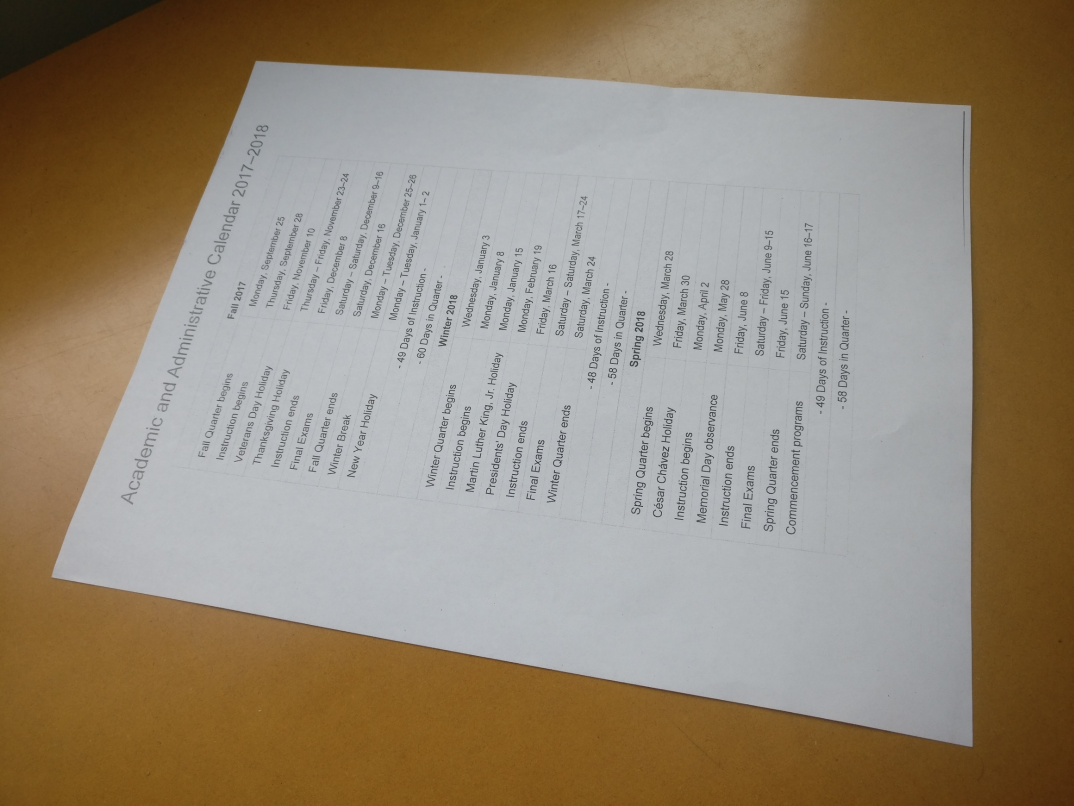
#> input picture computer_vision/photo.jpeg, 2148 x 1611 px, found by its file name (shown at 1/2 size)
$ python image_warp.py
#> lines starting #> are read from the running program, lines starting #| are printed output that depends on the picture
#> in image_warp, image is the input picture: shape (1611, 2148, 3); mean B, G, R 117.3, 135.9, 148.9
### computer_vision/cv_utils.py
import numpy as np


def homogenize(pts):
    # converts points from inhomogeneous to homogeneous coordinates
    return np.vstack((pts, np.ones((1,pts.shape[1]))))


def dehomogenize(pts):
    # converts points from homogeneous to inhomogeneous coordinates
    return pts[:-1]/pts[-1]


# [116 lines left out: functions compute_fundamental_matrix, compute_epipole, normalized_eight_pt_alg, plot_epipolar_lines, not called in this run]

### computer_vision/image_warp.py
import numpy as np
from pathlib import Path
import matplotlib.pyplot as plt
import cv2 as cv
from scipy import interpolate, ndimage
from cv_utils import *

# https://github.com/lesialin/image_warp/blob/master/image_warping.cpp
# https://www.reddit.com/r/learnpython/comments/dbbpoi/different_answers_with_same_data_matlabs_interp2/
# https://scipython.com/book/chapter-8-scipy/additional-examples/interpolation-of-an-image/

def compute_homography(pts_source, pts_target):
    assert pts_source.shape[0]==3 and pts_target.shape[0]==3
    n = pts_source.shape[1]
    A = np.zeros((n*2, 9))

    for i in range(n):
        x1, y1, _ = pts_source[:, i]
        x2, y2, _ = pts_target[:, i]
        A[2*i,:] = np.array([-x1, -y1, -1, 0, 0, 0, x2*x1, x2*y1, x2])
        A[2*i+1,:] = np.array([0, 0, 0, -x1, -y1, -1, y2*x1, y2*y1, y2])

    U, S, Vt = np.linalg.svd(A)
    h = Vt[-1,:]
    H = np.reshape(h, (3,3))
    return H

# [43 lines left out: functions test_compute_homography, warp, inverse_warp, not called in this run]

def inverse_warp_interp(source, pts_source, target):
    # p = inv(H) @ q
    assert source.shape[2] == target.shape[2]
    rt, ct = target.shape[0], target.shape[1]
#> rt = 1200; ct = 840
    B, G, R = cv.split(source)
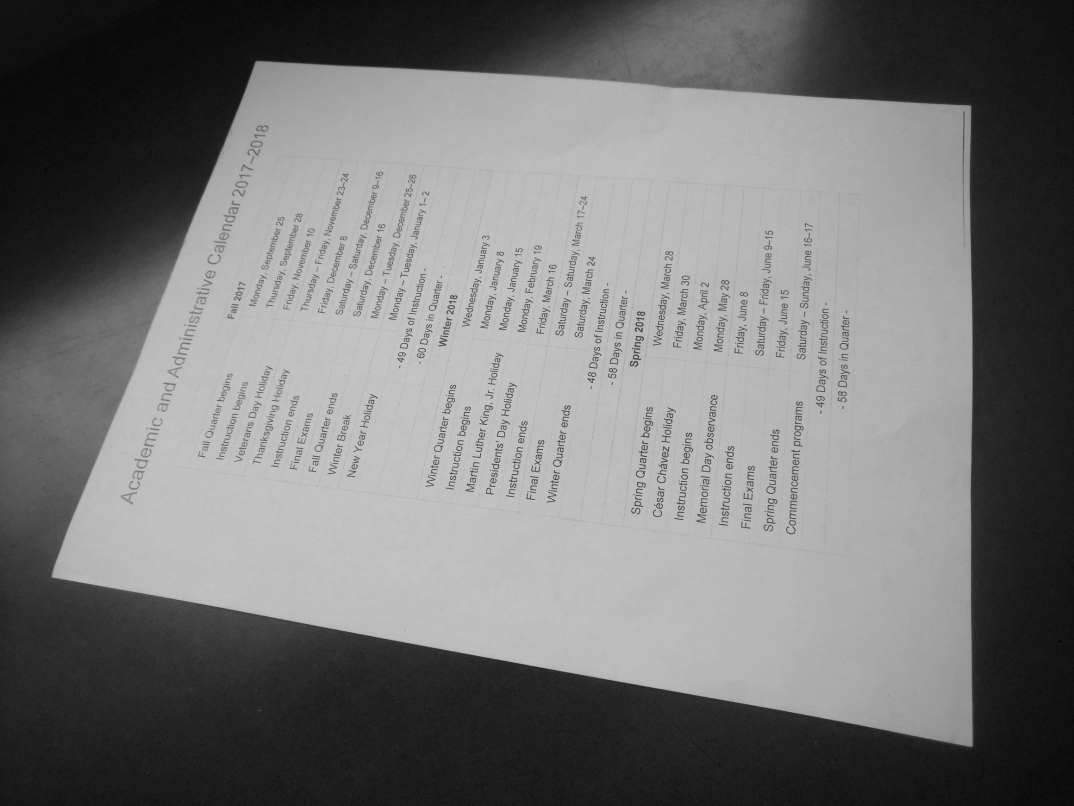
#> B: shape (1611, 2148) (shown at 1/2 size); min 0, max 213, mean 117.3
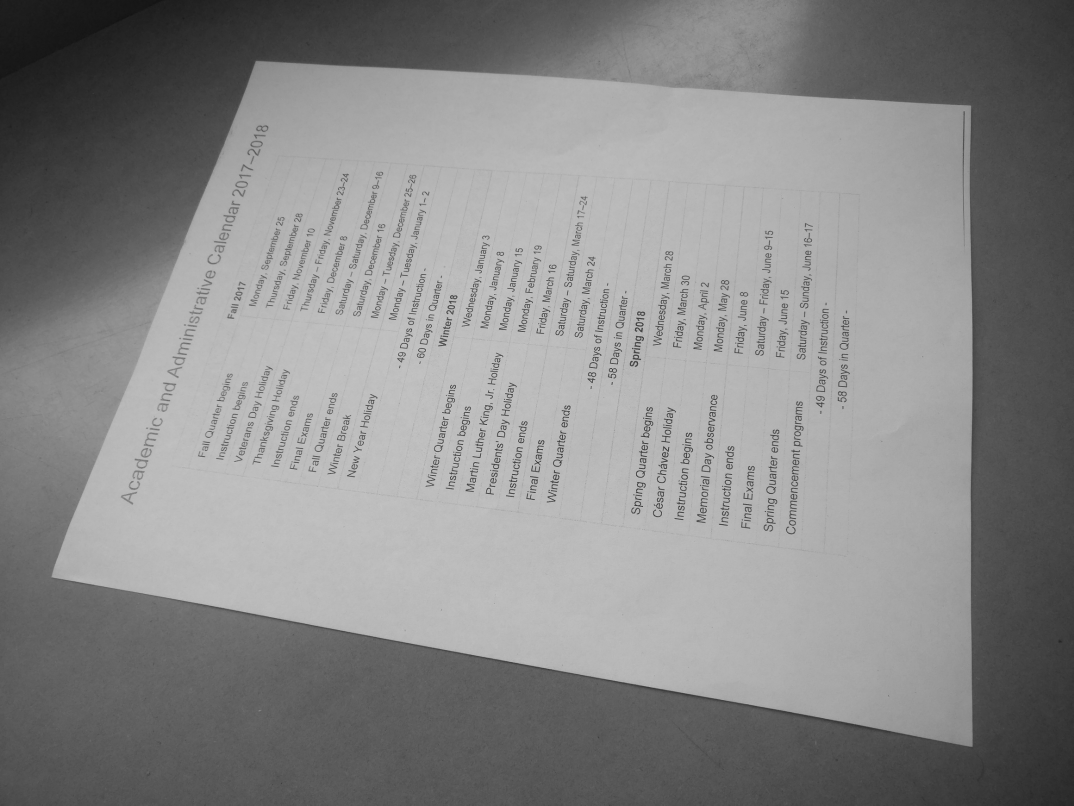
#> G: shape (1611, 2148) (shown at 1/2 size); min 17, max 210, mean 135.9
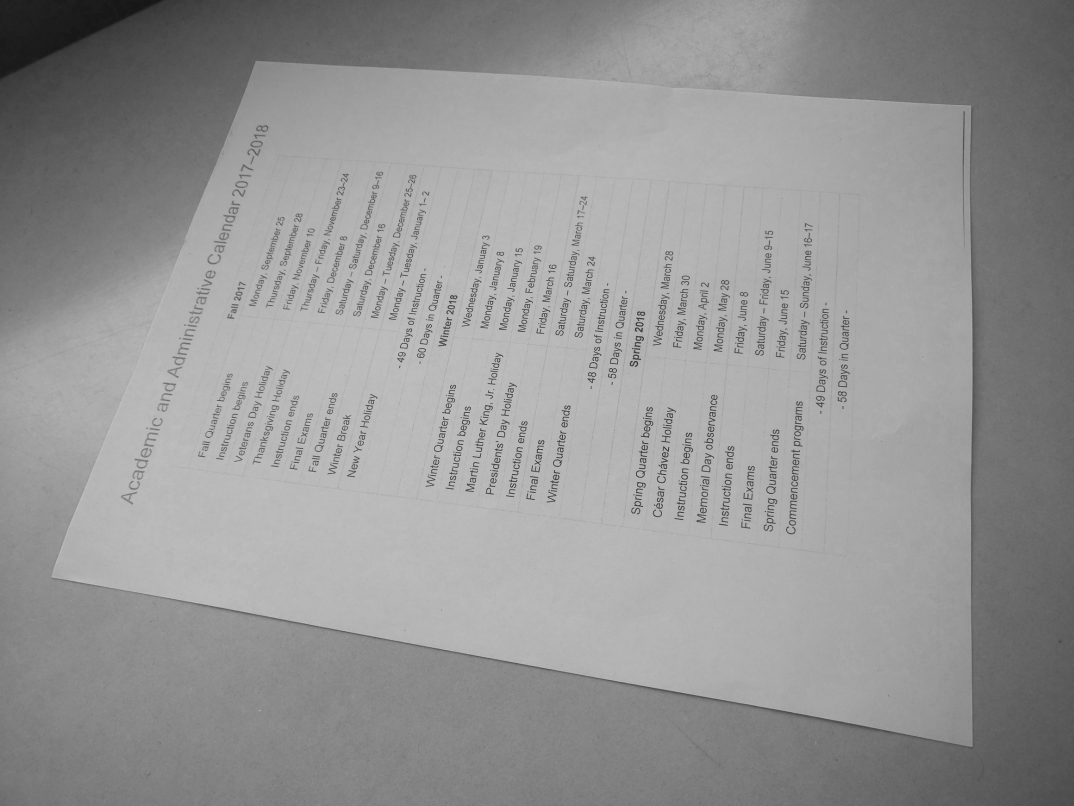
#> R: shape (1611, 2148) (shown at 1/2 size); min 20, max 206, mean 148.9

    pts_target = np.array([[0, 0], [0, rt-1], [ct-1, rt-1], [ct-1, 0]]).T
#> pts_target = [[0, 0, 839, 839], [0, 1199, 1199, 0]]
    H = compute_homography(homogenize(pts_source), homogenize(pts_target))
    Hinv = np.linalg.inv(H)

    x = np.arange(ct)
#> x = 840 values from 0 to 839
    y = np.arange(rt)
#> y = 1200 values from 0 to 1199
    xx, yy = np.meshgrid(x,y)

    xx = xx.reshape(1,-1)
    yy = yy.reshape(1,-1)

    q = np.vstack((xx, yy))
    p = dehomogenize(Hinv @ homogenize(q))

    px = p[0,:]
    py = p[1,:]

    Vqb = ndimage.map_coordinates(B, [px.ravel(), py.ravel()], order=1, mode='nearest').reshape(rt,ct)
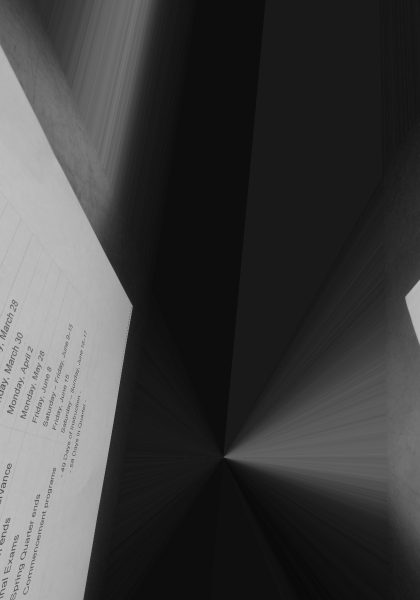
#> Vqb: shape (1200, 840) (shown at 1/2 size); min 1, max 199, mean 64.4
    Vqg = ndimage.map_coordinates(G, [px.ravel(), py.ravel()], order=1, mode='nearest').reshape(rt,ct)
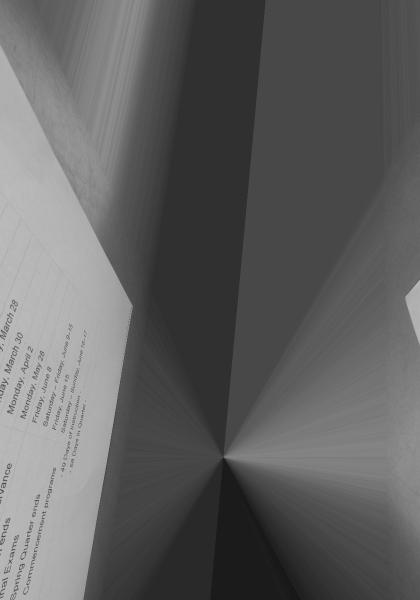
#> Vqg: shape (1200, 840) (shown at 1/2 size); min 21, max 196, mean 97
    Vqr = ndimage.map_coordinates(R, [px.ravel(), py.ravel()], order=1, mode='nearest').reshape(rt,ct)
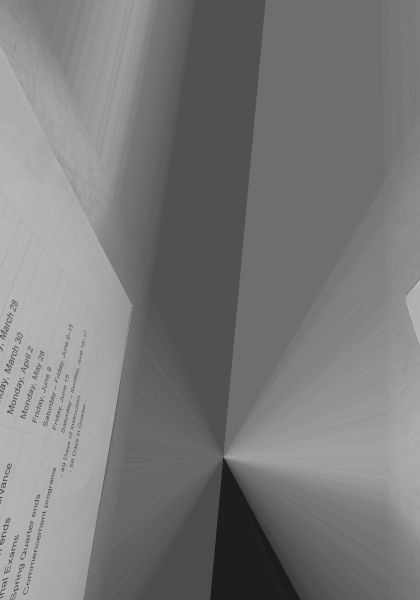
#> Vqr: shape (1200, 840) (shown at 1/2 size); min 25, max 192, mean 122.1

    target[:,:,0] = Vqb
    target[:,:,1] = Vqg
    target[:,:,2] = Vqr
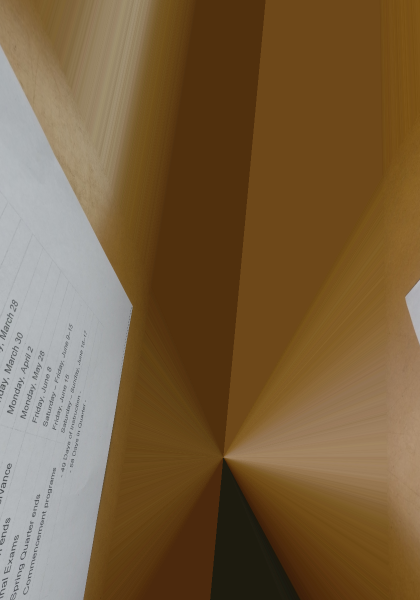
#> target: shape (1200, 840, 3) float64 (shown at 1/2 size); mean of channels 0, 1, 2 64.4, 97, 122.1; drawn as B, G, R
    return target


def image_warp():
    img_path = Path("/Users/jdeguzman/workspace/photo.jpeg")
    image = cv.imread(str(img_path))
    pts_source = np.array([[102,1154],[1044,1493],[511,121],[1941,211]]).T
    target = np.zeros((1200,840,3))
    inverse_warp_interp(image, pts_source, target)


image_warp()
